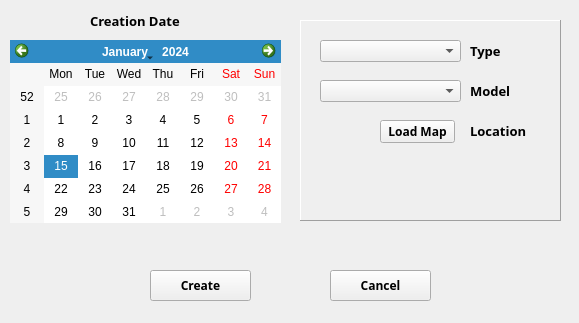
<?xml version="1.0" encoding="UTF-8"?>
<ui version="4.0">
 <class>Create_Sensor</class>
 <widget class="QMainWindow" name="Create_Sensor">
  <property name="geometry">
   <rect>
    <x>0</x>
    <y>0</y>
    <width>579</width>
    <height>323</height>
   </rect>
  </property>
  <property name="windowTitle">
   <string>Create Sensor</string>
  </property>
  <widget class="QWidget" name="centralwidget">
   <widget class="QPushButton" name="create_sensor_pb">
    <property name="geometry">
     <rect>
      <x>150</x>
      <y>270</y>
      <width>101</width>
      <height>31</height>
     </rect>
    </property>
    <property name="font">
     <font>
      <family>Arial Black</family>
      <weight>75</weight>
      <bold>true</bold>
     </font>
    </property>
    <property name="text">
     <string>Create</string>
    </property>
   </widget>
   <widget class="QPushButton" name="cancel_sensor_pb">
    <property name="geometry">
     <rect>
      <x>330</x>
      <y>270</y>
      <width>101</width>
      <height>31</height>
     </rect>
    </property>
    <property name="font">
     <font>
      <family>Arial Black</family>
      <weight>75</weight>
      <bold>true</bold>
     </font>
    </property>
    <property name="text">
     <string>Cancel</string>
    </property>
   </widget>
   <widget class="QCalendarWidget" name="calendarWidget">
    <property name="geometry">
     <rect>
      <x>10</x>
      <y>40</y>
      <width>271</width>
      <height>183</height>
     </rect>
    </property>
   </widget>
   <widget class="QLabel" name="label">
    <property name="geometry">
     <rect>
      <x>470</x>
      <y>40</y>
      <width>91</width>
      <height>21</height>
     </rect>
    </property>
    <property name="font">
     <font>
      <family>Arial Black</family>
      <pointsize>10</pointsize>
      <weight>75</weight>
      <bold>true</bold>
     </font>
    </property>
    <property name="text">
     <string>Type</string>
    </property>
   </widget>
   <widget class="QComboBox" name="type_cb">
    <property name="geometry">
     <rect>
      <x>320</x>
      <y>40</y>
      <width>141</width>
      <height>22</height>
     </rect>
    </property>
    <property name="acceptDrops">
     <bool>false</bool>
    </property>
   </widget>
   <widget class="QLabel" name="label_2">
    <property name="geometry">
     <rect>
      <x>470</x>
      <y>120</y>
      <width>91</width>
      <height>21</height>
     </rect>
    </property>
    <property name="font">
     <font>
      <family>Arial Black</family>
      <pointsize>10</pointsize>
      <weight>75</weight>
      <bold>true</bold>
     </font>
    </property>
    <property name="text">
     <string>Location</string>
    </property>
   </widget>
   <widget class="QLabel" name="label_3">
    <property name="geometry">
     <rect>
      <x>90</x>
      <y>10</y>
      <width>111</width>
      <height>21</height>
     </rect>
    </property>
    <property name="font">
     <font>
      <family>Arial Black</family>
      <pointsize>10</pointsize>
      <weight>75</weight>
      <bold>true</bold>
     </font>
    </property>
    <property name="text">
     <string>Creation Date</string>
    </property>
   </widget>
   <widget class="QLabel" name="label_4">
    <property name="geometry">
     <rect>
      <x>470</x>
      <y>80</y>
      <width>91</width>
      <height>21</height>
     </rect>
    </property>
    <property name="font">
     <font>
      <family>Arial Black</family>
      <pointsize>10</pointsize>
      <weight>75</weight>
      <bold>true</bold>
     </font>
    </property>
    <property name="text">
     <string>Model</string>
    </property>
   </widget>
   <widget class="QComboBox" name="model_cb">
    <property name="geometry">
     <rect>
      <x>320</x>
      <y>80</y>
      <width>141</width>
      <height>22</height>
     </rect>
    </property>
    <property name="acceptDrops">
     <bool>false</bool>
    </property>
   </widget>
   <widget class="QFrame" name="frame">
    <property name="geometry">
     <rect>
      <x>300</x>
      <y>20</y>
      <width>261</width>
      <height>201</height>
     </rect>
    </property>
    <property name="frameShape">
     <enum>QFrame::Panel</enum>
    </property>
    <property name="frameShadow">
     <enum>QFrame::Raised</enum>
    </property>
    <widget class="QPushButton" name="load_map_pb">
     <property name="geometry">
      <rect>
       <x>80</x>
       <y>100</y>
       <width>75</width>
       <height>23</height>
      </rect>
     </property>
     <property name="font">
      <font>
       <family>Arial Black</family>
       <weight>75</weight>
       <bold>true</bold>
      </font>
     </property>
     <property name="text">
      <string>Load Map</string>
     </property>
    </widget>
   </widget>
   <zorder>frame</zorder>
   <zorder>create_sensor_pb</zorder>
   <zorder>cancel_sensor_pb</zorder>
   <zorder>calendarWidget</zorder>
   <zorder>label</zorder>
   <zorder>type_cb</zorder>
   <zorder>label_2</zorder>
   <zorder>label_3</zorder>
   <zorder>label_4</zorder>
   <zorder>model_cb</zorder>
  </widget>
 </widget>
 <resources/>
 <connections/>
</ui>
